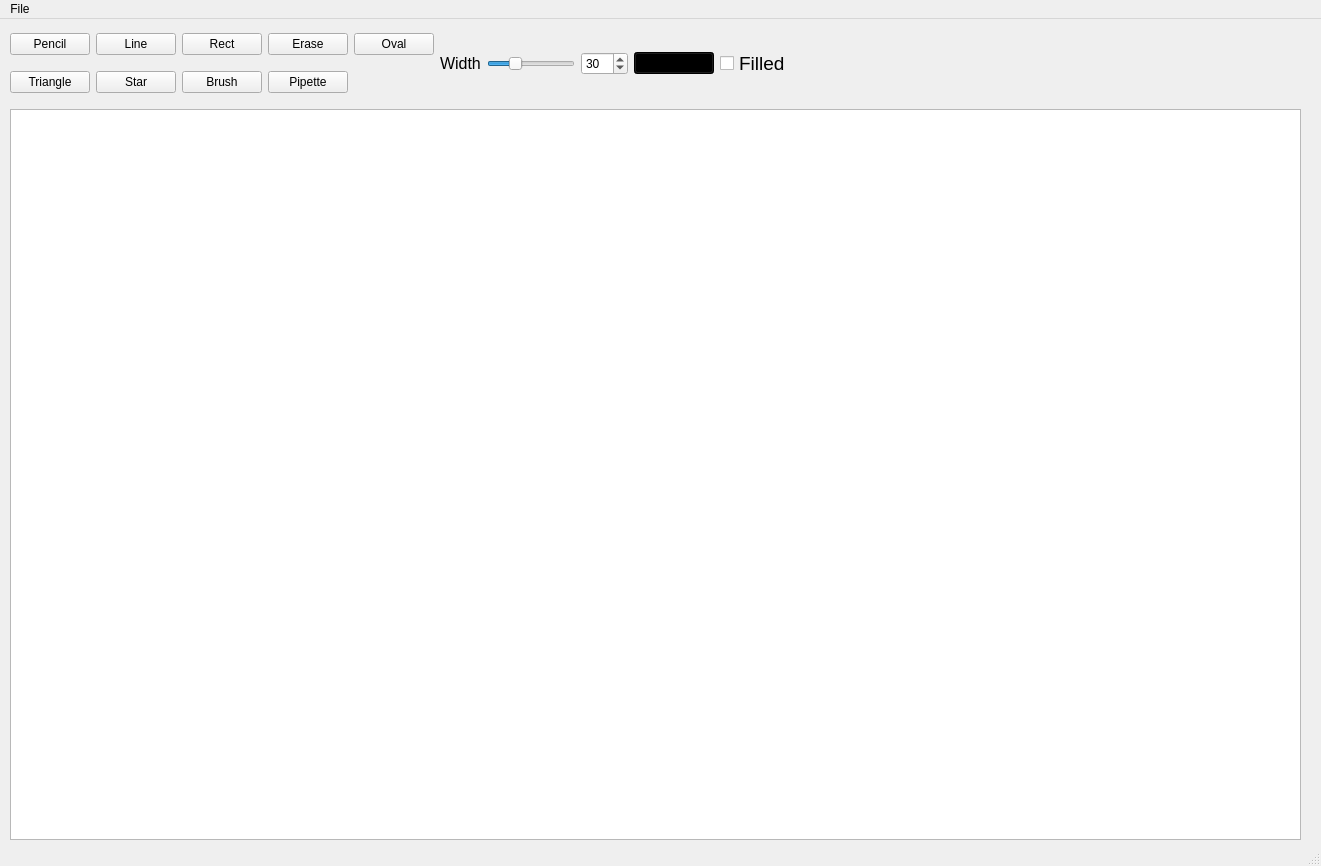
<?xml version="1.0" encoding="UTF-8"?>
<ui version="4.0">
 <class>MainWindow</class>
 <widget class="QMainWindow" name="MainWindow">
  <property name="geometry">
   <rect>
    <x>0</x>
    <y>0</y>
    <width>1321</width>
    <height>866</height>
   </rect>
  </property>
  <property name="windowTitle">
   <string>MainWindow</string>
  </property>
  <widget class="QWidget" name="centralwidget">
   <widget class="QGraphicsView" name="graphicsView">
    <property name="geometry">
     <rect>
      <x>10</x>
      <y>90</y>
      <width>1291</width>
      <height>731</height>
     </rect>
    </property>
    <property name="sizeAdjustPolicy">
     <enum>QAbstractScrollArea::AdjustIgnored</enum>
    </property>
    <property name="alignment">
     <set>Qt::AlignLeading|Qt::AlignLeft|Qt::AlignTop</set>
    </property>
   </widget>
   <widget class="QWidget" name="horizontalLayoutWidget_2">
    <property name="geometry">
     <rect>
      <x>10</x>
      <y>4</y>
      <width>781</width>
      <height>81</height>
     </rect>
    </property>
    <layout class="QHBoxLayout" name="horizontalLayout_2">
     <item>
      <layout class="QGridLayout" name="buttonLayout">
       <item row="0" column="0">
        <widget class="QPushButton" name="choosePencil">
         <property name="text">
          <string>Pencil</string>
         </property>
        </widget>
       </item>
       <item row="1" column="1">
        <widget class="QPushButton" name="chooseStar">
         <property name="text">
          <string>Star</string>
         </property>
        </widget>
       </item>
       <item row="1" column="2">
        <widget class="QPushButton" name="chooseBrush">
         <property name="text">
          <string>Brush</string>
         </property>
        </widget>
       </item>
       <item row="0" column="1">
        <widget class="QPushButton" name="chooseLine">
         <property name="text">
          <string>Line</string>
         </property>
        </widget>
       </item>
       <item row="1" column="0">
        <widget class="QPushButton" name="chooseTriangle">
         <property name="text">
          <string>Triangle</string>
         </property>
        </widget>
       </item>
       <item row="0" column="2">
        <widget class="QPushButton" name="chooseRect">
         <property name="text">
          <string>Rect</string>
         </property>
        </widget>
       </item>
       <item row="0" column="3">
        <widget class="QPushButton" name="chooseErase">
         <property name="text">
          <string>Erase</string>
         </property>
        </widget>
       </item>
       <item row="1" column="3">
        <widget class="QPushButton" name="choosePippete">
         <property name="text">
          <string>Pipette</string>
         </property>
        </widget>
       </item>
       <item row="0" column="4">
        <widget class="QPushButton" name="chooseOval">
         <property name="text">
          <string>Oval</string>
         </property>
        </widget>
       </item>
      </layout>
     </item>
     <item>
      <layout class="QHBoxLayout" name="horizontalLayout">
       <item>
        <widget class="QLabel" name="label">
         <property name="font">
          <font>
           <pointsize>12</pointsize>
          </font>
         </property>
         <property name="text">
          <string>Width</string>
         </property>
        </widget>
       </item>
       <item>
        <widget class="QSlider" name="horizontalSlider">
         <property name="minimum">
          <number>1</number>
         </property>
         <property name="maximum">
          <number>100</number>
         </property>
         <property name="value">
          <number>30</number>
         </property>
         <property name="orientation">
          <enum>Qt::Horizontal</enum>
         </property>
        </widget>
       </item>
       <item>
        <widget class="QSpinBox" name="spinBox">
         <property name="correctionMode">
          <enum>QAbstractSpinBox::CorrectToPreviousValue</enum>
         </property>
         <property name="minimum">
          <number>1</number>
         </property>
         <property name="maximum">
          <number>100</number>
         </property>
         <property name="singleStep">
          <number>1</number>
         </property>
         <property name="value">
          <number>30</number>
         </property>
        </widget>
       </item>
      </layout>
     </item>
     <item>
      <widget class="QPushButton" name="selectColor">
       <property name="styleSheet">
        <string notr="true">background-color:rgb(0, 0, 0)</string>
       </property>
       <property name="text">
        <string>Color</string>
       </property>
      </widget>
     </item>
     <item>
      <widget class="QCheckBox" name="checkBox">
       <property name="font">
        <font>
         <pointsize>14</pointsize>
        </font>
       </property>
       <property name="text">
        <string>Filled</string>
       </property>
      </widget>
     </item>
    </layout>
   </widget>
  </widget>
  <widget class="QMenuBar" name="menubar">
   <property name="geometry">
    <rect>
     <x>0</x>
     <y>0</y>
     <width>1321</width>
     <height>21</height>
    </rect>
   </property>
   <widget class="QMenu" name="menuFile">
    <property name="tearOffEnabled">
     <bool>false</bool>
    </property>
    <property name="title">
     <string>File</string>
    </property>
    <addaction name="actionNew_File"/>
    <addaction name="actionOpen_File"/>
    <addaction name="actionSave_File"/>
    <addaction name="separator"/>
    <addaction name="actionSave_as"/>
    <addaction name="actionAbout"/>
   </widget>
   <addaction name="menuFile"/>
  </widget>
  <widget class="QStatusBar" name="statusbar"/>
  <action name="actionOpen_File">
   <property name="text">
    <string>Open File</string>
   </property>
  </action>
  <action name="actionSave_File">
   <property name="text">
    <string>Save File</string>
   </property>
  </action>
  <action name="actionSave_as">
   <property name="text">
    <string>Save as</string>
   </property>
  </action>
  <action name="actionAbout">
   <property name="text">
    <string>About</string>
   </property>
  </action>
  <action name="actionNew_File">
   <property name="text">
    <string>New File</string>
   </property>
  </action>
 </widget>
 <resources/>
 <connections/>
</ui>
